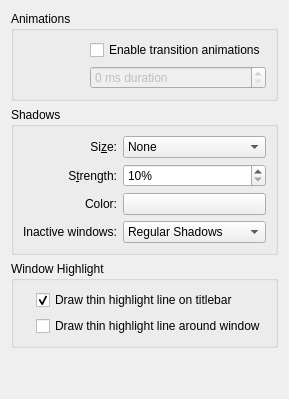
     <widget class="QWidget" name="tab_2">
      <attribute name="title">
       <string>Effects</string>
      </attribute>
      <layout class="QVBoxLayout" name="verticalLayout">
       <item>
        <widget class="QGroupBox" name="groupBox_4">
         <property name="title">
          <string>Animations</string>
         </property>
         <layout class="QGridLayout" name="gridLayout_8">
          <item row="1" column="1">
           <widget class="QSpinBox" name="animationsDuration">
            <property name="enabled">
             <bool>false</bool>
            </property>
            <property name="sizePolicy">
             <sizepolicy hsizetype="Minimum" vsizetype="Fixed">
              <horstretch>2</horstretch>
              <verstretch>0</verstretch>
             </sizepolicy>
            </property>
            <property name="whatsThis">
             <string extracomment="Sets a duration for the animations to play in milliseconds."/>
            </property>
            <property name="suffix">
             <string> ms duration</string>
            </property>
            <property name="prefix">
             <string/>
            </property>
            <property name="maximum">
             <number>500</number>
            </property>
           </widget>
          </item>
          <item row="0" column="1">
           <widget class="QCheckBox" name="animationsEnabled">
            <property name="sizePolicy">
             <sizepolicy hsizetype="Minimum" vsizetype="Fixed">
              <horstretch>1</horstretch>
              <verstretch>0</verstretch>
             </sizepolicy>
            </property>
            <property name="whatsThis">
             <string extracomment="Enable or disable animations."/>
            </property>
            <property name="text">
             <string>Enable transition animations</string>
            </property>
           </widget>
          </item>
          <item row="0" column="0">
           <widget class="QLabel" name="label_14">
            <property name="sizePolicy">
             <sizepolicy hsizetype="Preferred" vsizetype="Preferred">
              <horstretch>1</horstretch>
              <verstretch>0</verstretch>
             </sizepolicy>
            </property>
            <property name="text">
             <string/>
            </property>
           </widget>
          </item>
         </layout>
        </widget>
       </item>
       <item>
        <widget class="QGroupBox" name="groupBox_5">
         <property name="title">
          <string>Shadows</string>
         </property>
         <layout class="QGridLayout" name="gridLayout_5">
          <item row="2" column="1">
           <widget class="KColorButton" name="shadowColor">
            <property name="whatsThis">
             <string extracomment="Choose a color for the shadows to use."/>
            </property>
           </widget>
          </item>
          <item row="3" column="1">
           <widget class="QComboBox" name="inactiveShadowBehaviour">
            <property name="enabled">
             <bool>true</bool>
            </property>
            <property name="whatsThis">
             <string extracomment="Select strength of inactive windows' shadows."/>
            </property>
            <item>
             <property name="text">
              <string>Regular Shadows</string>
             </property>
            </item>
            <item>
             <property name="text">
              <string>Light Shadows</string>
             </property>
            </item>
            <item>
             <property name="text">
              <string>No Shadows</string>
             </property>
            </item>
           </widget>
          </item>
          <item row="3" column="0" alignment="Qt::AlignmentFlag::AlignRight">
           <widget class="QLabel" name="label_12">
            <property name="text">
             <string>Inactive windows:</string>
            </property>
           </widget>
          </item>
          <item row="1" column="1">
           <widget class="QSpinBox" name="shadowStrength">
            <property name="whatsThis">
             <string extracomment="Select the intensity of the shadows. Higher strength means more pronounced shadows."/>
            </property>
            <property name="suffix">
             <string>%</string>
            </property>
            <property name="minimum">
             <number>10</number>
            </property>
            <property name="maximum">
             <number>100</number>
            </property>
           </widget>
          </item>
          <item row="0" column="1">
           <widget class="QComboBox" name="shadowSize">
            <property name="sizePolicy">
             <sizepolicy hsizetype="Preferred" vsizetype="Fixed">
              <horstretch>2</horstretch>
              <verstretch>0</verstretch>
             </sizepolicy>
            </property>
            <property name="whatsThis">
             <string extracomment="Select a size for shadows to draw under windows."/>
            </property>
            <item>
             <property name="text">
              <string comment="@item:inlistbox Button size:">None</string>
             </property>
            </item>
            <item>
             <property name="text">
              <string comment="@item:inlistbox Button size:">Small</string>
             </property>
            </item>
            <item>
             <property name="text">
              <string comment="@item:inlistbox Button size:">Medium</string>
             </property>
            </item>
            <item>
             <property name="text">
              <string comment="@item:inlistbox Button size:">Large</string>
             </property>
            </item>
            <item>
             <property name="text">
              <string comment="@item:inlistbox Button size:">Very Large</string>
             </property>
            </item>
           </widget>
          </item>
          <item row="2" column="0">
           <widget class="QLabel" name="label_5">
            <property name="text">
             <string>Color:</string>
            </property>
            <property name="alignment">
             <set>Qt::AlignmentFlag::AlignRight|Qt::AlignmentFlag::AlignTrailing|Qt::AlignmentFlag::AlignVCenter</set>
            </property>
           </widget>
          </item>
          <item row="0" column="0">
           <widget class="QLabel" name="label">
            <property name="sizePolicy">
             <sizepolicy hsizetype="Preferred" vsizetype="Preferred">
              <horstretch>1</horstretch>
              <verstretch>0</verstretch>
             </sizepolicy>
            </property>
            <property name="text">
             <string>Si&amp;ze:</string>
            </property>
            <property name="alignment">
             <set>Qt::AlignmentFlag::AlignRight|Qt::AlignmentFlag::AlignTrailing|Qt::AlignmentFlag::AlignVCenter</set>
            </property>
            <property name="buddy">
             <cstring>shadowSize</cstring>
            </property>
           </widget>
          </item>
          <item row="1" column="0">
           <widget class="QLabel" name="label_2">
            <property name="text">
             <string comment="strength of the shadow (from transparent to opaque)">S&amp;trength:</string>
            </property>
            <property name="alignment">
             <set>Qt::AlignmentFlag::AlignRight|Qt::AlignmentFlag::AlignTrailing|Qt::AlignmentFlag::AlignVCenter</set>
            </property>
            <property name="buddy">
             <cstring>shadowStrength</cstring>
            </property>
           </widget>
          </item>
         </layout>
        </widget>
       </item>
       <item>
        <widget class="QGroupBox" name="groupBox_6">
         <property name="title">
          <string>Window Highlight</string>
         </property>
         <layout class="QGridLayout" name="gridLayout">
          <item row="1" column="1">
           <widget class="QCheckBox" name="drawHighlight">
            <property name="sizePolicy">
             <sizepolicy hsizetype="Minimum" vsizetype="Fixed">
              <horstretch>2</horstretch>
              <verstretch>0</verstretch>
             </sizepolicy>
            </property>
            <property name="toolTip">
             <string extracomment="This will draw a 1 pixel line around the inside of each window, to add further contrast. Will only work with borders all around the window. Use the 'hello shaders' KWin plugin to enable this effect without borders."/>
            </property>
            <property name="text">
             <string>Draw thin highlight line around window</string>
            </property>
           </widget>
          </item>
          <item row="1" column="0">
           <widget class="QLabel" name="label_13">
            <property name="sizePolicy">
             <sizepolicy hsizetype="Preferred" vsizetype="Preferred">
              <horstretch>1</horstretch>
              <verstretch>0</verstretch>
             </sizepolicy>
            </property>
            <property name="text">
             <string/>
            </property>
           </widget>
          </item>
          <item row="0" column="1">
           <widget class="QCheckBox" name="drawTitleHighlight">
            <property name="text">
             <string>Draw thin highlight line on titlebar</string>
            </property>
            <property name="checked">
             <bool>true</bool>
            </property>
           </widget>
          </item>
         </layout>
        </widget>
       </item>
       <item>
        <spacer name="verticalSpacer_2">
         <property name="orientation">
          <enum>Qt::Orientation::Vertical</enum>
         </property>
         <property name="sizeHint" stdset="0">
          <size>
           <width>20</width>
           <height>40</height>
          </size>
         </property>
        </spacer>
       </item>
      </layout>
     </widget>
